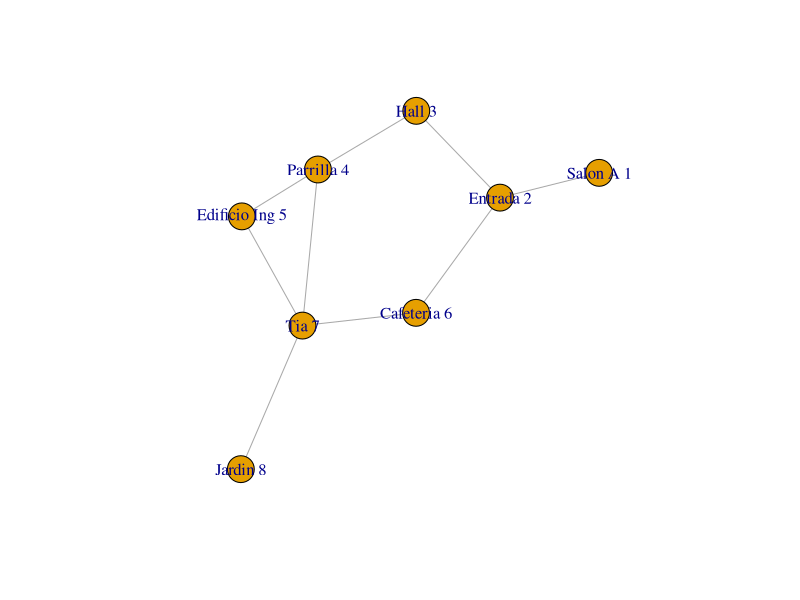

Recreate this plot in R.
### Importar librerias necesarias
library(igraph)

# Para el siguiente vector cada pareja representa una arista que conecta
# los nodos indicados 
caminos_grafo = c(1,2, 2,3, 3,4, 4,5, 2,6, 6,7, 4,7, 7,5, 7,8)

# Se crea un grafo con los caminos indicados en el vector anterior
# Se indica que el numero de nodos es 8 y que es un grafo no dirigido.
grafo = graph(caminos_grafo,n=8,directed=FALSE)

# Vector con las etiquetas o nombres de los nodos
nombres_nodos = c('Salon A','Entrada','Hall','Parrilla','Edificio Ing','Cafeteria','Tia','Jardin')

# Graficar el grafo
plot(grafo,vertex.label=paste(nombres_nodos,1:length(nombres_nodos)))

######################### Sección Funciones ################################

# Función que me indica si el nodo entrante es un nodo respuesta
es_respuesta <- function(nodo,nombres_nodos){
  nombres = c('Salon A','Entrada','Hall','Parrilla','Edificio Ing','Cafeteria','Tia','Jardin')
  nombres[nodo] == 'Edificio Ing'
}

contiene <- function(nodo,vector){
  respuesta = FALSE;
  if(length(vector)>0){
    for (j in 2:length(vector)){
      if(as.integer(vector[j]) == as.integer(nodo)){
        respuesta = TRUE
      }
    }
  }
  return(respuesta)
}

ver_camino <- function(camino_respuesta,nodo){
  tamano = length(camino_respuesta)
  padre = nodo
  respuesta = c();
  i = tamano;
  while(i>0){
    valor = contiene(padre,camino_respuesta[[i]])
    respuesta = c(respuesta,padre)
    if(valor){
      padre = camino_respuesta[[i]][1]
    }
    i = i-1
  }
  respuesta = c(respuesta,1)
  respuesta = unique(respuesta)
  return(sort(respuesta))
}

######################### Sección Principal ###############################
frontera = c(1)
visitados = c()
cond=0;
i=1;

camino_respuesta = list(length=8)

while(cond==0){
  nodo = frontera[1]
  frontera = frontera[-1]
  visitados = c(visitados,nodo)
  
  vecinos = neighbors(grafo,nodo)
  hijos = setdiff(vecinos,c(visitados,frontera)) #cuales elementos de un conjunto A no está en un conjunto B

  camino_respuesta[[i]] = c(nodo,hijos)
  i = i+1;
  
  prueba = sapply(hijos, es_respuesta) # aplica a todos los elementos de un vector una función.
  if(any(prueba)){
    salida = hijos[which(prueba)] # wich dice donde hay un true
    cond=1
    str(salida)
    resp = ver_camino(camino_respuesta,salida)
    str(resp)
  }
  frontera = c(frontera,hijos)
}
